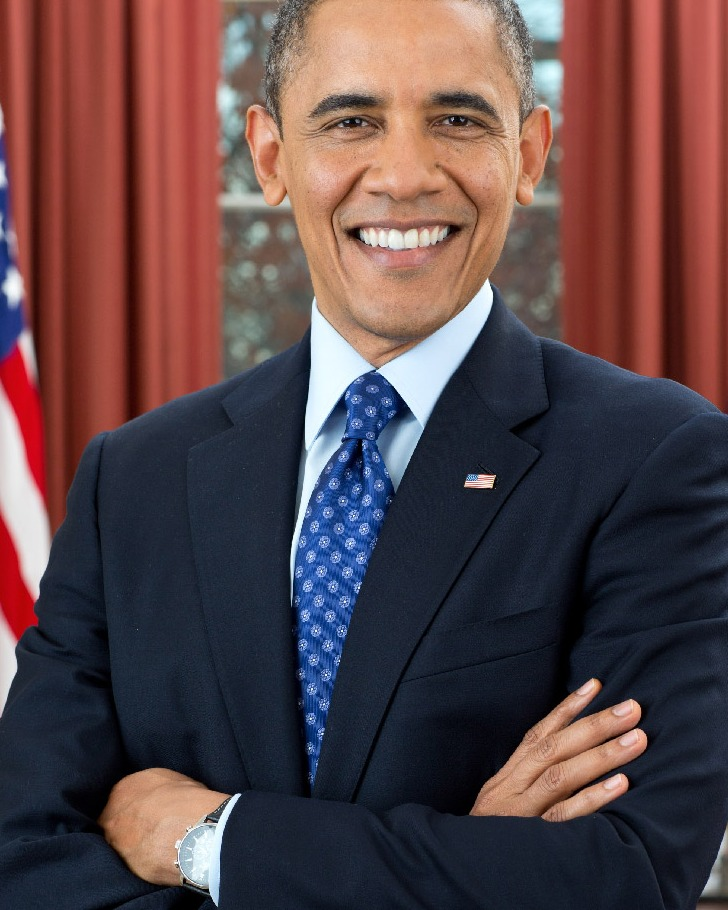
#> input picture tests/e2e/fixtures/portrait-a-crop.jpg, 728 x 910 px
$ python perturb.py ../../tests/e2e/fixtures/portrait-a-crop.jpg ../../tests/e2e/fixtures/portrait-a-mirror.jpg
#> lines starting #> are read from the running program, lines starting #| are printed output that depends on the picture
"""Creates controlled variants of a photo (known affine transform + photometric changes).

Usage: python3 -I scripts/research/perturb.py <image> <outDir>
Writes <outDir>/<name>__<variant>.jpg and <outDir>/<name>__transforms.json with the
2x3 affine matrix (source px -> variant px) of every variant, so detected landmarks
can be mapped back to the source frame for repeatability analysis.
"""
import json
import math
import sys
from pathlib import Path

from PIL import Image, ImageEnhance, ImageFilter

src, out = Path(sys.argv[1]), Path(sys.argv[2])
out.mkdir(parents=True, exist_ok=True)
img = Image.open(src).convert("RGB")
#> img is the input picture: PIL image 728x910 RGB; mean R, G, B 91.7, 69.2, 72
W, H = img.size
#> W = 728; H = 910
name = src.stem


def affine_variant(scale=1.0, rot_deg=0.0, dx=0.0, dy=0.0):
    """Returns (image, forward matrix) for a similarity transform about the image centre."""
    cx, cy = W / 2, H / 2
    a = math.radians(rot_deg)
    c, s = math.cos(a) * scale, math.sin(a) * scale
    # forward: p' = M p + t (rotation about the centre, then shift)
    tx = cx - c * cx + s * cy + dx
    ty = cy - s * cx - c * cy + dy
    fwd = [[c, -s, tx], [s, c, ty]]
    # PIL needs the inverse mapping (output -> input)
    det = c * c + s * s
    ic, is_ = c / det, -s / det
    inv = [ic, -is_, -(ic * tx - is_ * ty), is_, ic, -(is_ * tx + ic * ty)]
    im = img.transform((W, H), Image.AFFINE, inv, resample=Image.BICUBIC, fillcolor=(128, 128, 128))
    return im, fwd


identity = [[1, 0, 0], [0, 1, 0]]
variants = {}
for i, (dx, dy) in enumerate([(0.37, 0.0), (0.0, 0.61), (-0.53, 0.29), (2.5, -1.5)]):
    variants[f"shift{i}"] = affine_variant(dx=dx, dy=dy)
#> after the loop, variants = 4 items
for sc in (0.85, 0.93, 1.07):
    variants[f"scale{int(sc*100)}"] = affine_variant(scale=sc)
#> this loop made 3 passes
#> pass 1, in affine_variant (call 5), `im = img.transform((W, H), Image.AFFINE, inv, resample=Image.BICUBIC, ..`:
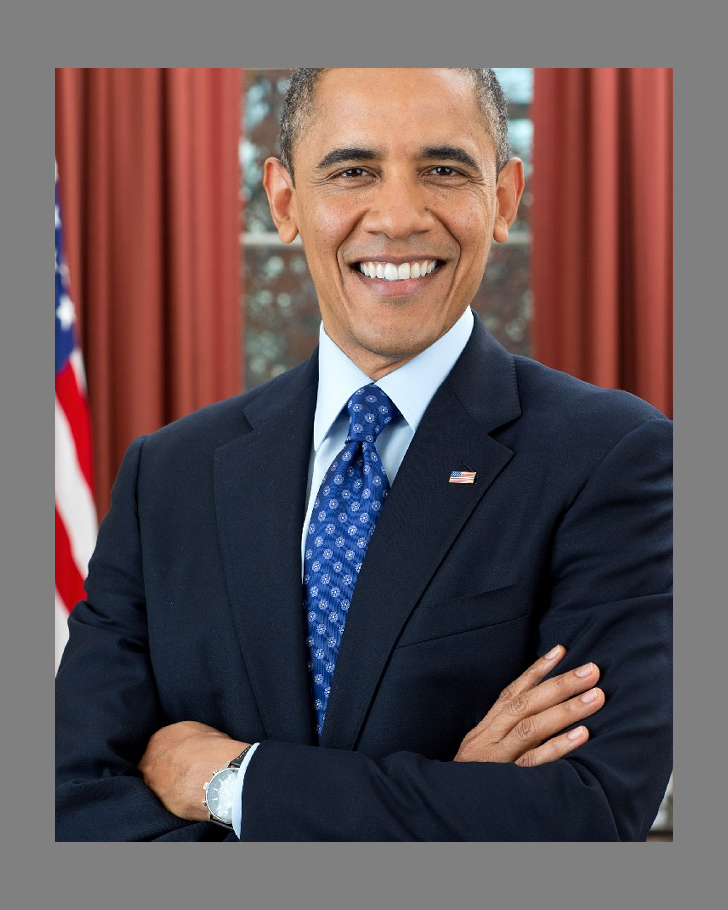
#> im: PIL image 728x910 RGB; mean R, G, B 101.4, 85.2, 87.2
#> pass 2, in affine_variant (call 6), `im = img.transform((W, H), Image.AFFINE, inv, resample=Image.BICUBIC, ..`:
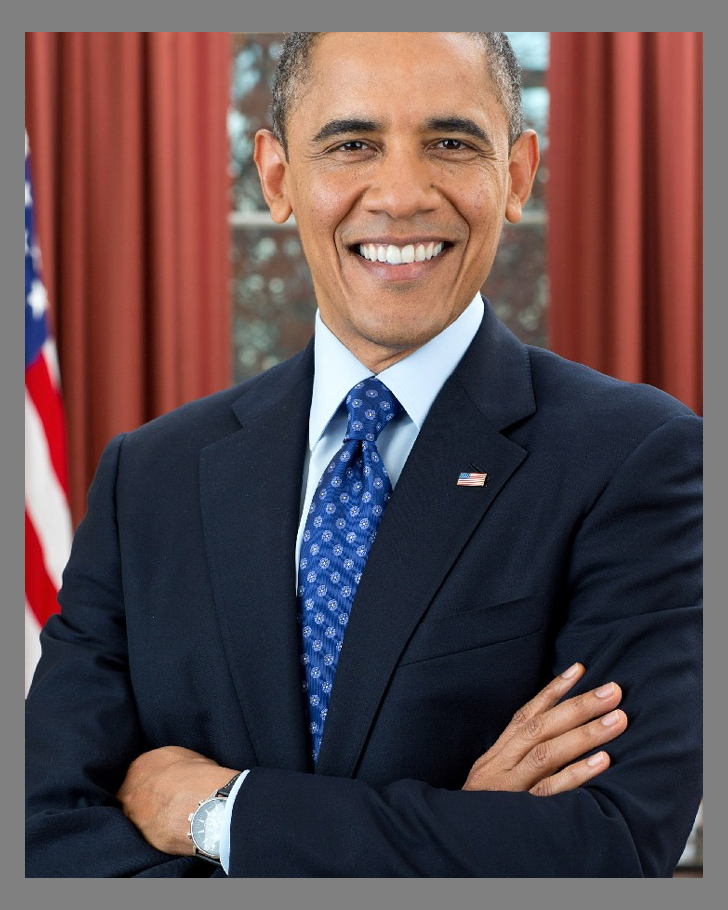
#> im: PIL image 728x910 RGB; mean R, G, B 96.2, 76.7, 79.1
#> pass 3, in affine_variant (call 7), `im = img.transform((W, H), Image.AFFINE, inv, resample=Image.BICUBIC, ..`:
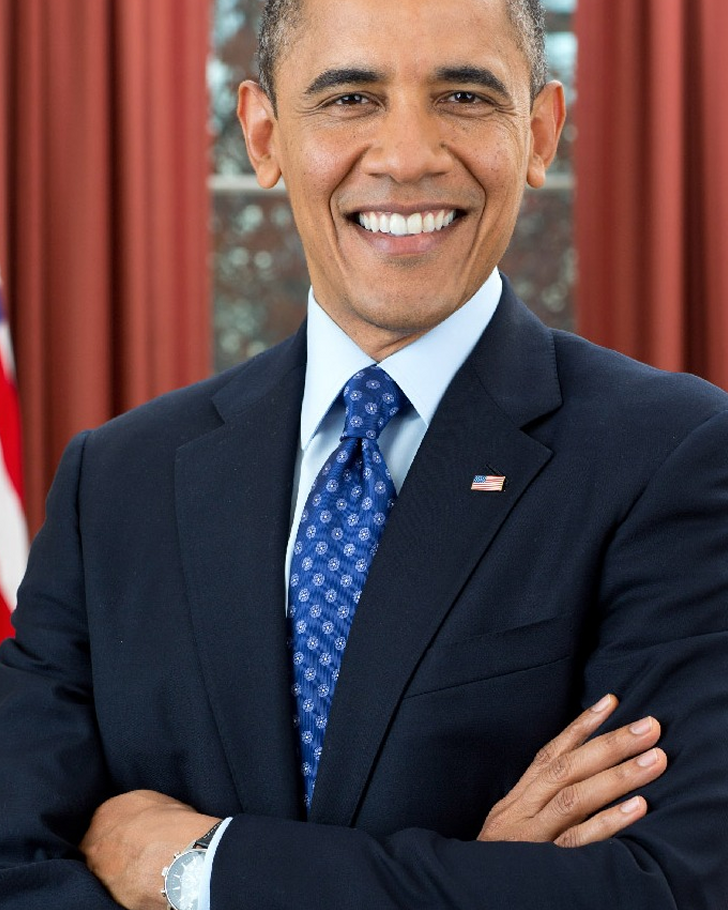
#> im: PIL image 728x910 RGB; mean R, G, B 89.1, 68.3, 70.9
#> after the loop, variants = 7 items
for r in (-4, -2, 2, 4):
    variants[f"rot{r:+d}"] = affine_variant(rot_deg=r)
#> this loop made 4 passes
#> pass 1, in affine_variant (call 8), `im = img.transform((W, H), Image.AFFINE, inv, resample=Image.BICUBIC, ..`:
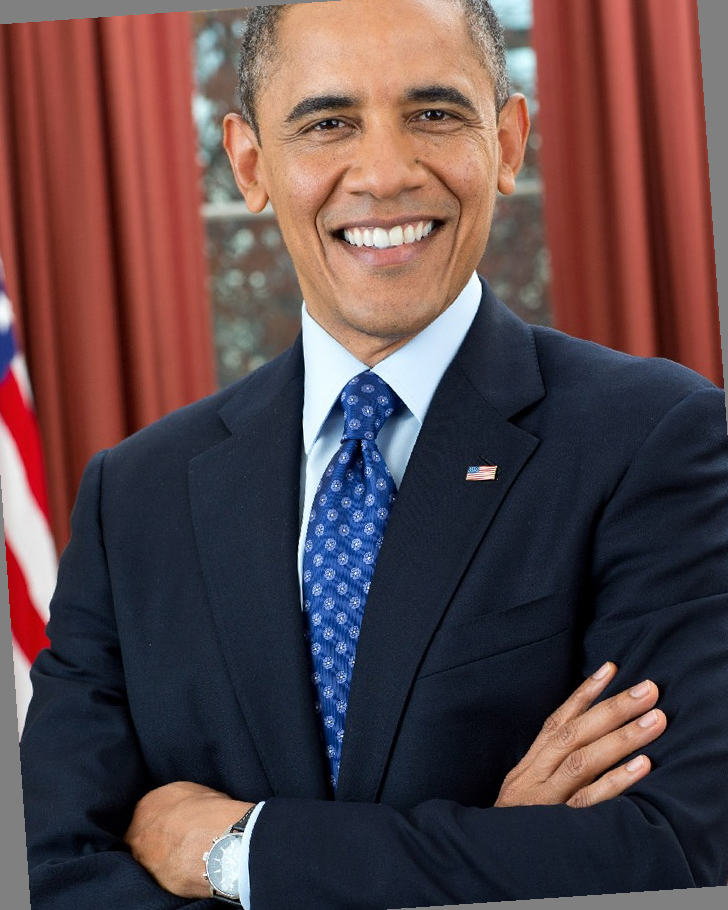
#> im: PIL image 728x910 RGB; mean R, G, B 92.4, 70.8, 73.3
#> pass 2, in affine_variant (call 9), `im = img.transform((W, H), Image.AFFINE, inv, resample=Image.BICUBIC, ..`:
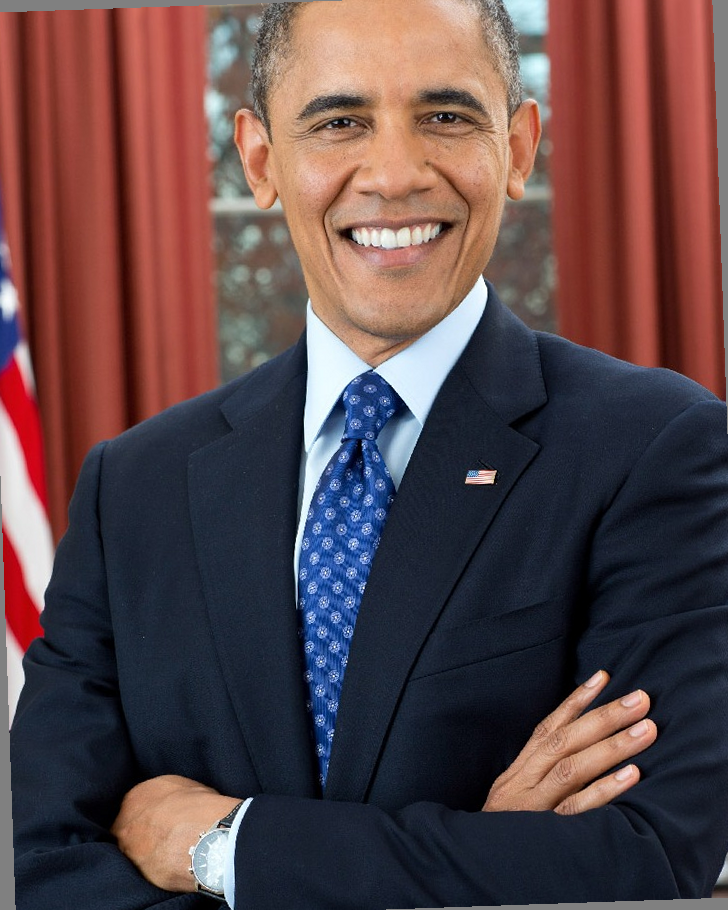
#> im: PIL image 728x910 RGB; mean R, G, B 91.9, 69.8, 72.4
#> pass 3, in affine_variant (call 10), `im = img.transform((W, H), Image.AFFINE, inv, resample=Image.BICUBIC, ..`:
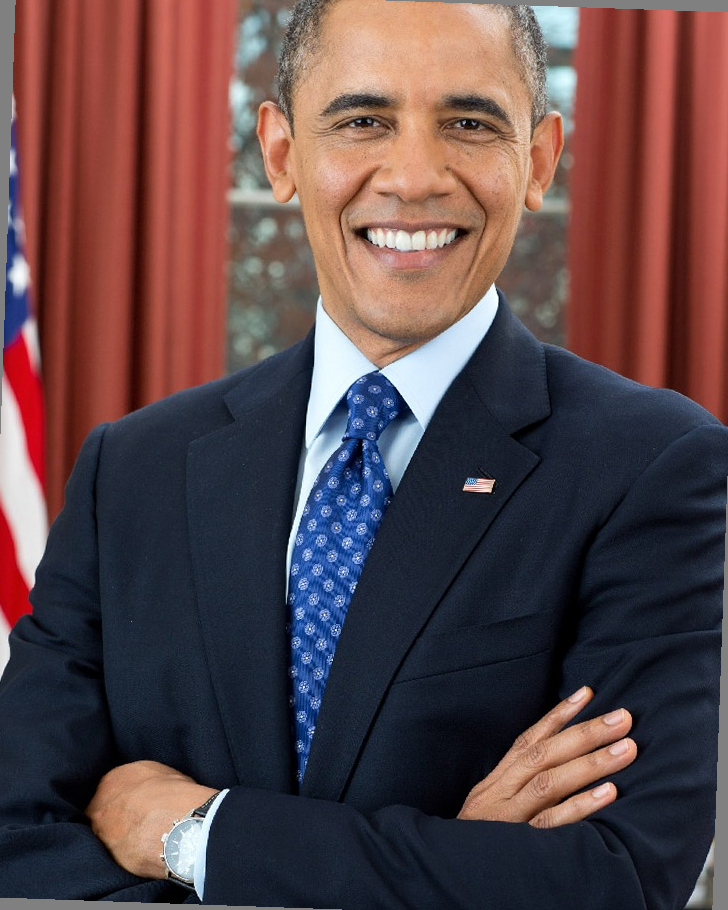
#> im: PIL image 728x910 RGB; mean R, G, B 91.6, 69.9, 72.6
#> after the loop, variants = 11 items
variants["jpeg60"] = (img, identity)
variants["jpeg80"] = (img, identity)
variants["bright085"] = (ImageEnhance.Brightness(img).enhance(0.85), identity)
variants["bright115"] = (ImageEnhance.Brightness(img).enhance(1.15), identity)
variants["contrast080"] = (ImageEnhance.Contrast(img).enhance(0.8), identity)
variants["blur1"] = (img.filter(ImageFilter.GaussianBlur(1.0)), identity)
variants["original"] = (img, identity)

transforms = {}
for key, (im, fwd) in variants.items():
    q = 60 if key == "jpeg60" else 80 if key == "jpeg80" else 95
    im.save(out / f"{name}__{key}.jpg", quality=q)
    transforms[key] = fwd
#> this loop made 18 passes
#> (key, fwd, q) on passes 1 to 10: ('shift0', [[1, 0, 0.37], [0, 1, 0]], 95), ('shift1', [[1, 0, 0], [0, 1, 0.61]], 95), ('shift2', [[1, 0, -0.53], [0, 1, 0.29]], 95), ('shift3', [[1, 0, 2.5], [0, 1, -1.5]], 95), ('scale85', [[0.85, 0, 54.6], [0, 0.85, 68.25]], 95), ('scale93', [[0.93, 0, 25.48], [0, 0.93, 31.85]], 95), ('scale107', [[1.07, 0, -25.48], [0, 1.07, -31.85]], 95), ('rot-4', [[0.998, 0.0698, -30.85], [-0.0698, 0.998, 26.5]], 95), ('rot-2', [[0.999, 0.0349, -15.66], [-0.0349, 0.999, 12.98]], 95), ('rot+2', [[0.999, -0.0349, 16.1], [0.0349, 0.999, -12.43]], 95)
#> after the loop, transforms = 18 items
(out / f"{name}__transforms.json").write_text(json.dumps({"width": W, "height": H, "transforms": transforms}))
print(f"{name}: {len(variants)} variants")
#| portrait-a-crop: 18 variants

$ run again, on tests/e2e/fixtures/portrait-a-small.jpg
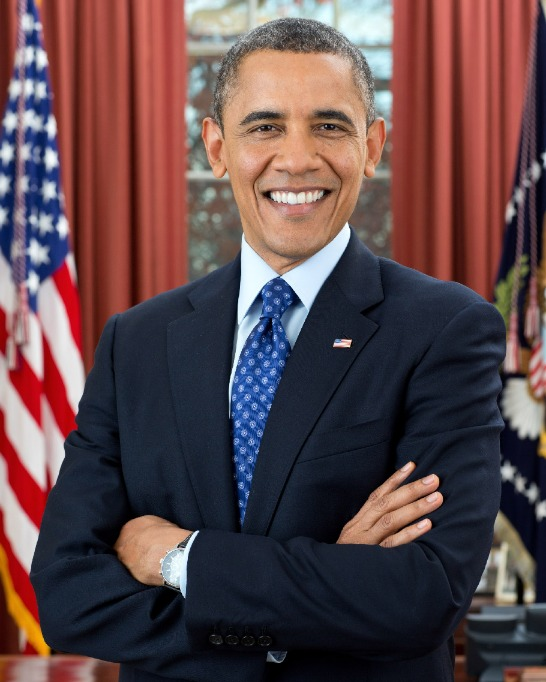
#> input picture tests/e2e/fixtures/portrait-a-small.jpg, 546 x 682 px
#> img is the input picture: PIL image 546x682 RGB; mean R, G, B 94.6, 71.2, 74.2
#> after the loop `for i, (dx, dy) in enumerate([(0.37, 0.0), (0.0, 0.61), (-0.53, 0.29),..`: variants = 4 items
#> after the loop `for sc in (0.85, 0.93, 1.07):`: variants = 7 items
#> the loop `for r in (-4, -2, 2, 4):` made 4 passes
#> pass 1, in affine_variant (call 8), `im = img.transform((W, H), Image.AFFINE, inv, resample=Image.BICUBIC, ..`:
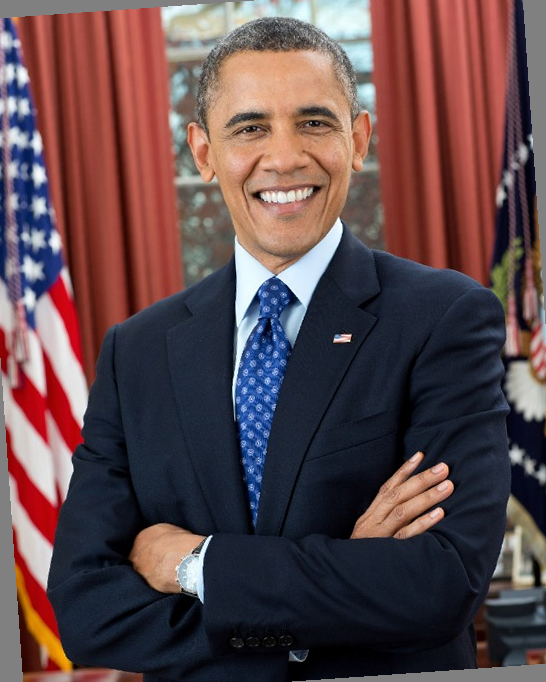
#> im: PIL image 546x682 RGB; mean R, G, B 94.8, 72.3, 75.2
#> pass 3, in affine_variant (call 10), `im = img.transform((W, H), Image.AFFINE, inv, resample=Image.BICUBIC, ..`:
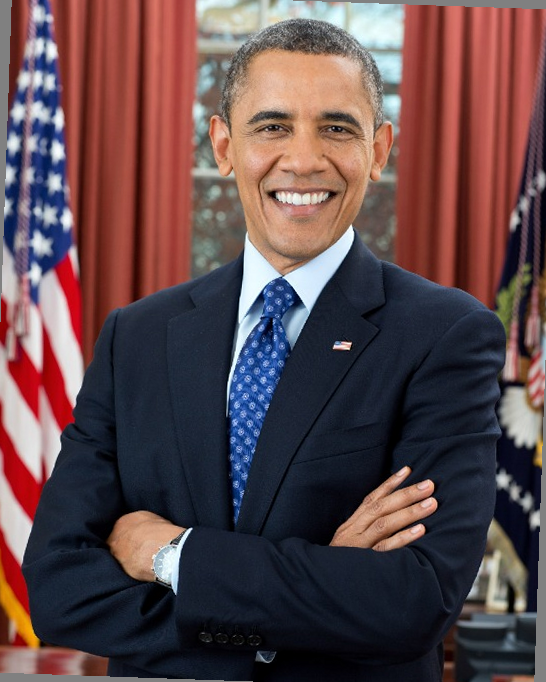
#> im: PIL image 546x682 RGB; mean R, G, B 94.6, 71.9, 75
#> after the loop `for r in (-4, -2, 2, 4):`: variants = 11 items
#> the loop `for key, (im, fwd) in variants.items():` made 18 passes
#> (key, fwd, q) on passes 1 to 6: ('shift0', [[1, 0, 0.37], [0, 1, 0]], 95), ('shift1', [[1, 0, 0], [0, 1, 0.61]], 95), ('shift2', [[1, 0, -0.53], [0, 1, 0.29]], 95), ('shift3', [[1, 0, 2.5], [0, 1, -1.5]], 95), ('scale85', [[0.85, 0, 40.95], [0, 0.85, 51.15]], 95), ('scale93', [[0.93, 0, 19.11], [0, 0.93, 23.87]], 95)
#> after the loop `for key, (im, fwd) in variants.items():`: transforms = 18 items
#| portrait-a-small: 18 variants

$ run again, on tests/e2e/fixtures/portrait-b.jpg
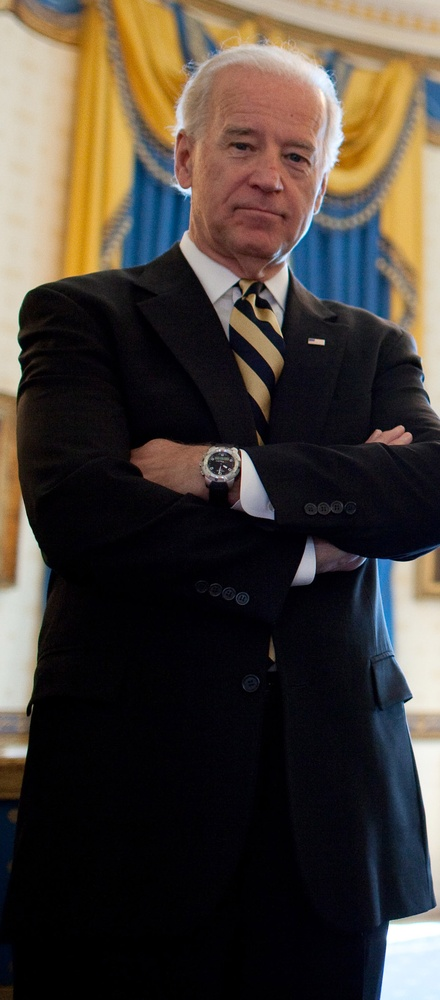
#> input picture tests/e2e/fixtures/portrait-b.jpg, 440 x 1000 px, shrunk from 970 x 2204 before the run
#> img is the input picture: PIL image 440x1000 RGB; mean R, G, B 70.8, 62.7, 55.5
#> after the loop `for i, (dx, dy) in enumerate([(0.37, 0.0), (0.0, 0.61), (-0.53, 0.29),..`: variants = 4 items
#> after the loop `for sc in (0.85, 0.93, 1.07):`: variants = 7 items
#> the loop `for r in (-4, -2, 2, 4):` made 4 passes
#> pass 1, in affine_variant (call 8), `im = img.transform((W, H), Image.AFFINE, inv, resample=Image.BICUBIC, ..`:
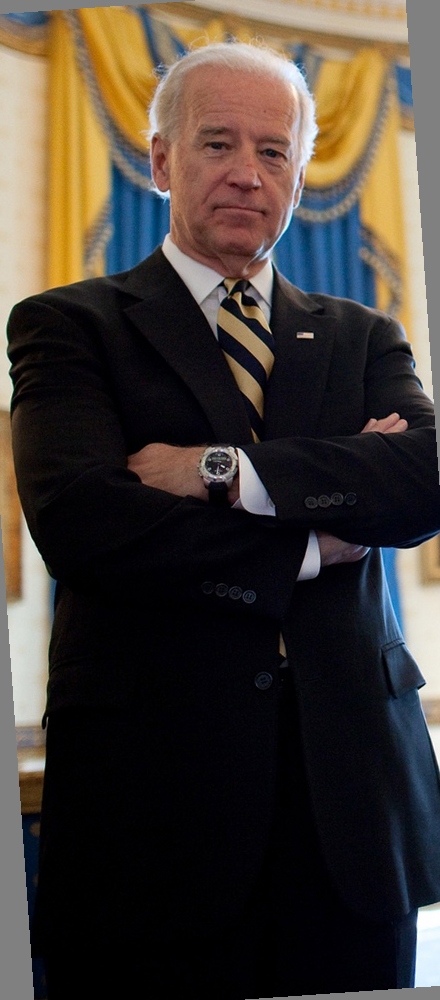
#> im: PIL image 440x1000 RGB; mean R, G, B 67.8, 60, 53.2
#> pass 3, in affine_variant (call 10), `im = img.transform((W, H), Image.AFFINE, inv, resample=Image.BICUBIC, ..`:
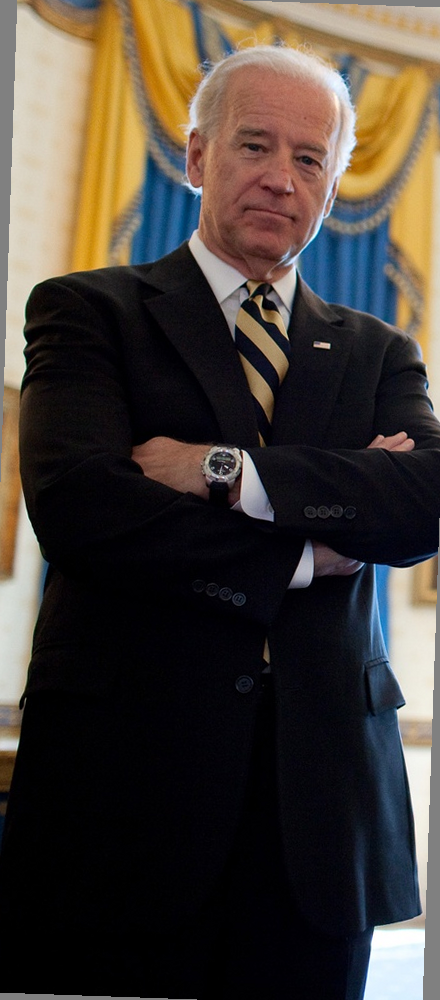
#> im: PIL image 440x1000 RGB; mean R, G, B 70.5, 62.5, 55.4
#> after the loop `for r in (-4, -2, 2, 4):`: variants = 11 items
#> the loop `for key, (im, fwd) in variants.items():` made 18 passes
#> (key, fwd, q) on passes 1 to 6: ('shift0', [[1, 0, 0.37], [0, 1, 0]], 95), ('shift1', [[1, 0, 0], [0, 1, 0.61]], 95), ('shift2', [[1, 0, -0.53], [0, 1, 0.29]], 95), ('shift3', [[1, 0, 2.5], [0, 1, -1.5]], 95), ('scale85', [[0.85, 0, 33], [0, 0.85, 75]], 95), ('scale93', [[0.93, 0, 15.4], [0, 0.93, 35]], 95)
#> after the loop `for key, (im, fwd) in variants.items():`: transforms = 18 items
#| portrait-b: 18 variants
